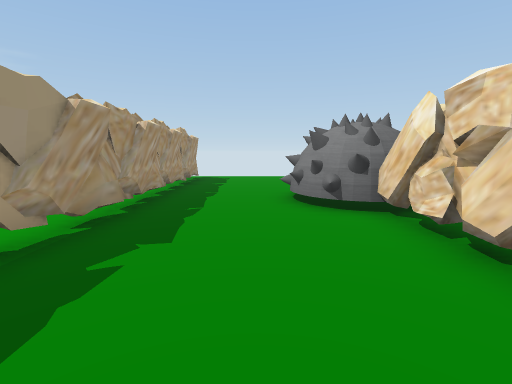
[1] (above)

22 first-person views from a walk through a Unity game level. The camera is 1.2 m above the floor, tilts 8° down and sees 85° across. The floor is counted in squares, 1 m on a side. Each view is taken from the middle of a square. On the plan, view 1 faces up. The plan holds only what a view shows up to about 13 squares ahead; the rest is blank. The place goes on beyond the plan. The player character is not drawn.

[2]
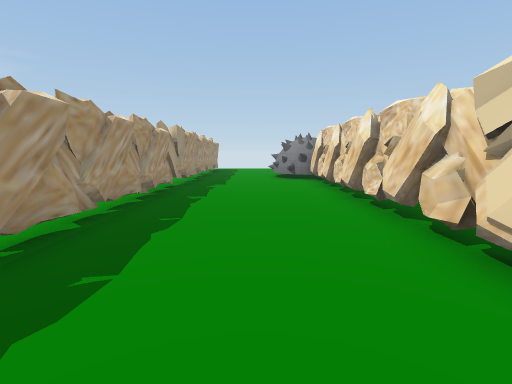

[3]
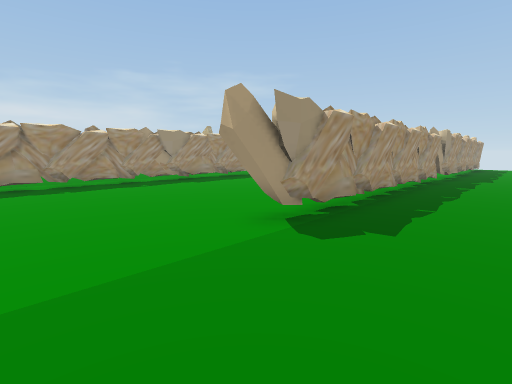

[4]
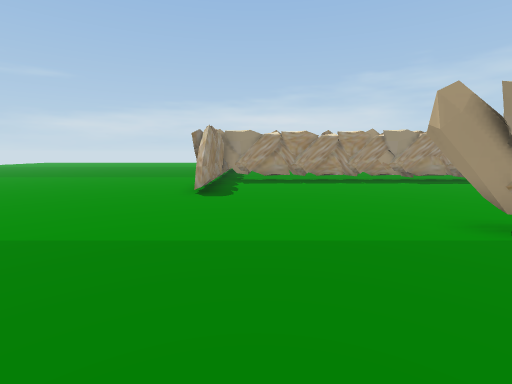

[5]
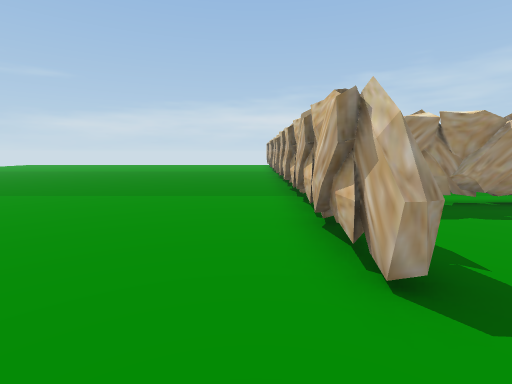

[6]
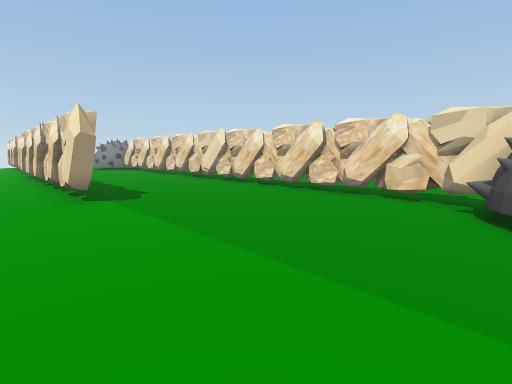

[7]
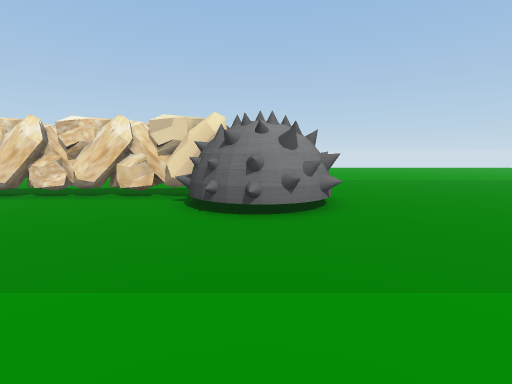

[8]
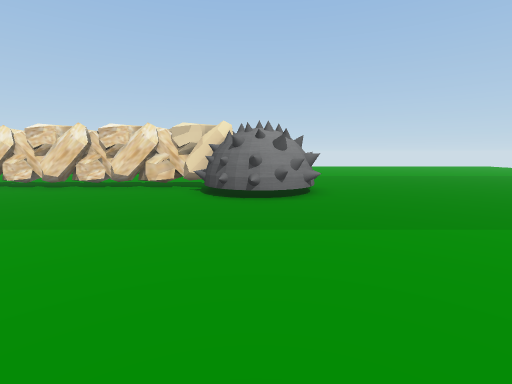

[9]
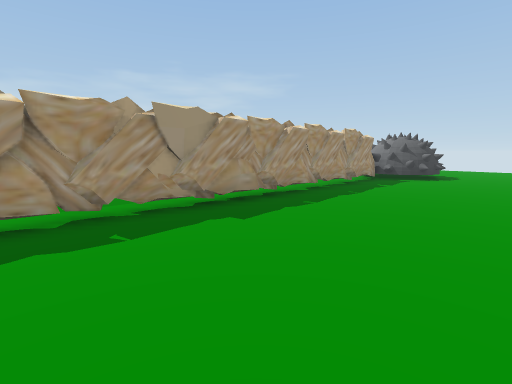

[10]
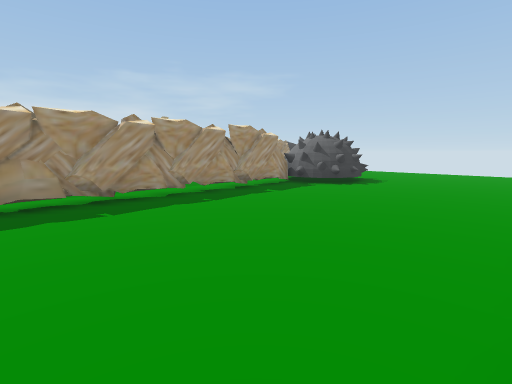

[11]
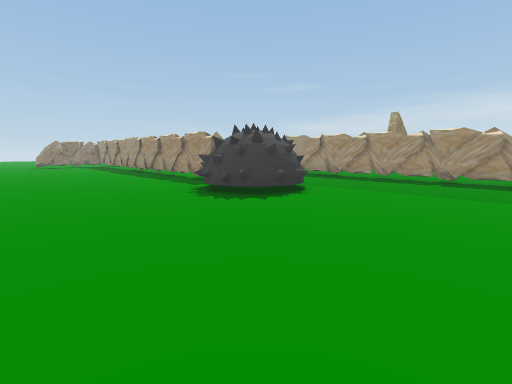

[12]
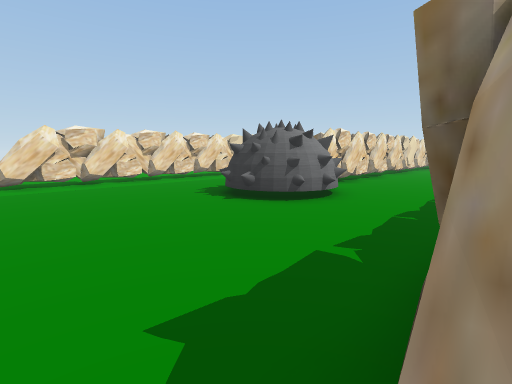

[13]
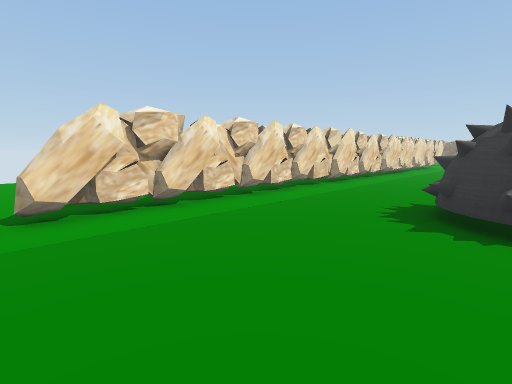

[14]
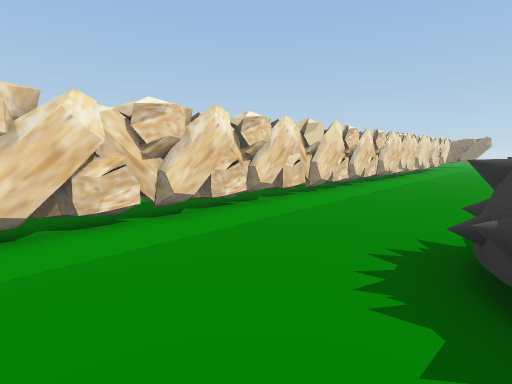

[15]
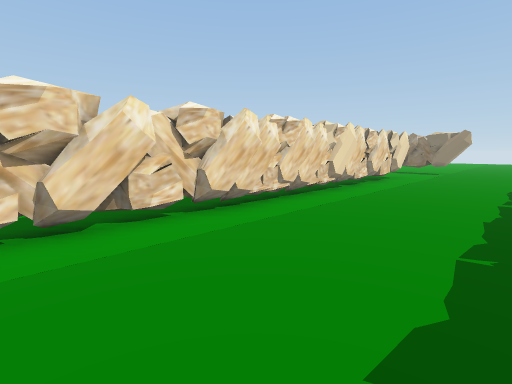

[16]
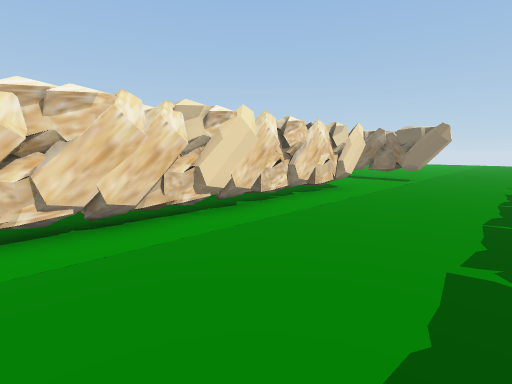

[17]
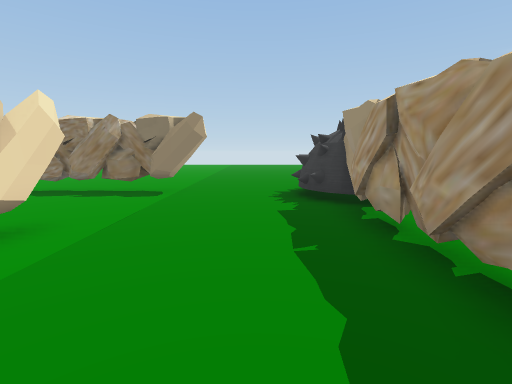

[18]
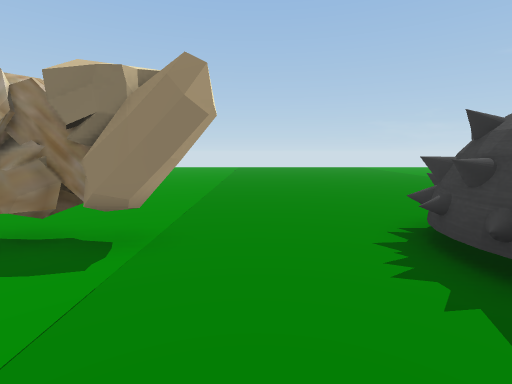

[19]
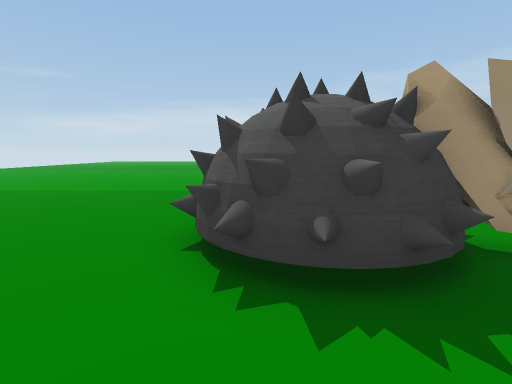

[20]
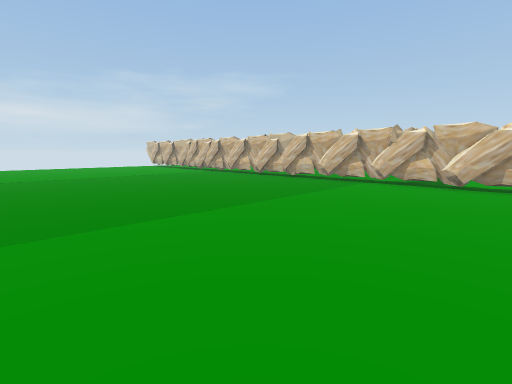

[21]
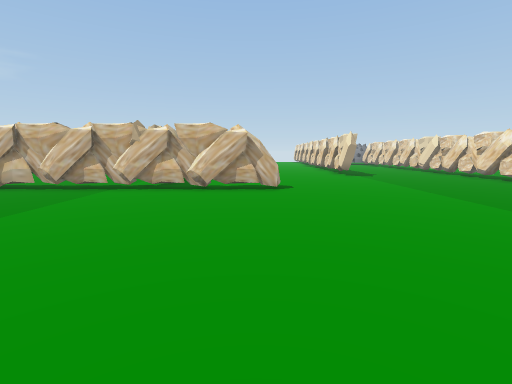

[22]
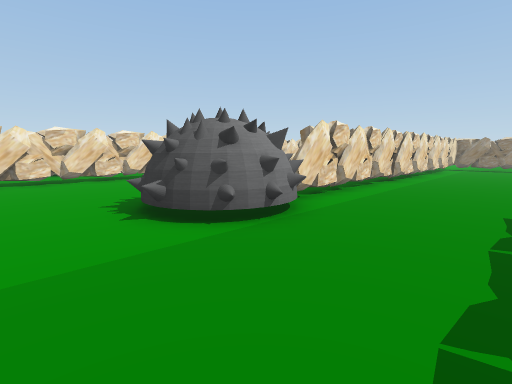

### Floor plan
Key: @ floor where view 1 was taken; # wall or solid block; . floor; = window, fence, low wall or low ledge; T thing the floor can be seen under or through; O other object.
Columns run from 17 left of view 1 to 9 right of it. Each row starts with its distance up from view 1.
 14   .........................
 13 #.............#...........#
 12 #.............#...........#
 11 #.............#...........#
 10 #.............#...........#
  9 #.....OO......#....OO.....#
  8  ....OOOO.....#...OOOO....#
  7  ...OOOOO.....#...OOOO....#
  6  ....OOOO.....#...OOO ....#
  5  ....#OO......#.....# ....#
  4  ....##.......#.....# ....#
  3  ....##.......#.....# ....#
  2  ....##.......#.....#.....#
  1  ....##.......#.....#.....#
  0  ....##.......#..@..#.....#
 -1   ...##.......#.....#.....#
 -2   ...##.......#.....#.....#
 -3   ...##.......#.....#.....#
 -4   ...##.......#.....#.....#
 -5   ...TT.......#.....#.....#
 -6   ...TT.......#.....#.....#
 -7    ..T........#.....T.....#
 -8    ..TT.......#.....T.....#
 -9    ..TT............TT.....#
-10    ..#T............TT.....#
-11    ..##.............T.....#
-12    . ###............T.....#
-13 ##########=.........T.....#
-14 ...................TT......
-15 ..................#TT=.....
-16 .................#####.....
-17 ..................###...TTT
-18 ..................##=......
-19 ...........................
-20 ...........................
-21 ...........................
-22 ...........................
-23 ...........................
-24 ...........................

Positions as (right, up) in squares from view 1, and headings:
1: (0, 0), facing up
2: (0, -7), facing up
3: (0, -11), facing up-left
4: (1, -11), facing left
5: (-5, -14), facing left
6: (-5, -15), facing up-right
7: (-5, -16), facing right
8: (-7, -16), facing right
9: (-6, -8), facing up-left
10: (-4, -4), facing up-left
11: (-4, 14), facing down-left
12: (-3, 14), facing down-right
13: (3, 14), facing down-right
14: (4, 11), facing down-right
15: (4, 2), facing down-right
16: (4, -3), facing down-right
17: (5, -8), facing down
18: (6, -13), facing down
19: (6, -17), facing left
20: (-8, -24), facing up-left
21: (-8, -22), facing up
22: (-16, 11), facing down-right
